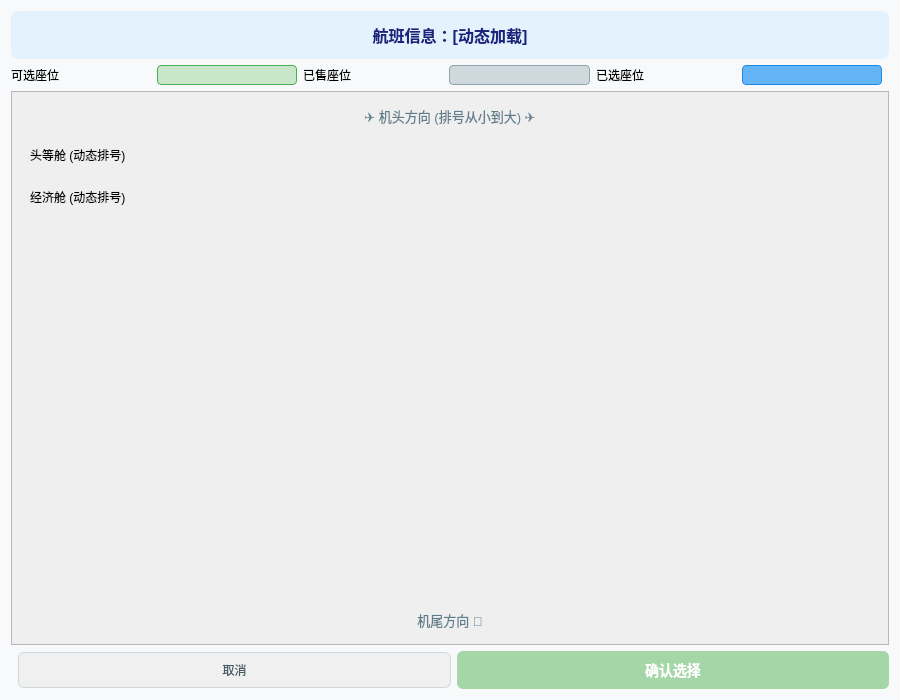
<?xml version="1.0" encoding="UTF-8"?>
<ui version="4.0">
 <class>SeatDialog</class>
 <widget class="QDialog" name="SeatDialog">
  <property name="geometry">
   <rect>
    <x>0</x>
    <y>0</y>
    <width>900</width>
    <height>700</height>
   </rect>
  </property>
  <property name="windowTitle">
   <string>航班座位选择</string>
  </property>
  <property name="styleSheet">
   <string notr="true">
    QDialog {
        background-color: #f7f9fa;
    }
    QLabel#lblFlightInfo {
        color: #1a237e;
        padding: 12px;
        border-radius: 8px;
        background-color: #e3f2fd;
        font-size: 16px;
        font-weight: bold;
    }
    QFrame[objectName$=&quot;Frame&quot;] {
        background-color: white;
        border-radius: 10px;
        border: 1px solid #e0e0e0;
        padding: 15px;
        margin: 8px 0;
    }
    QLabel[objectName$=&quot;ClassLabel&quot;] { /* 修正：唯一名称 */
        color: #00796b;
        font-weight: bold;
        font-size: 15px;
        padding-bottom: 8px;
        border-bottom: 1px solid #e0f2f1;
        margin-bottom: 10px;
    }
    QLabel#lblPlaneHead, QLabel#lblTail {
        color: #607d8b;
        font-size: 13px;
        padding: 5px 0;
    }
    QPushButton[objectName^=&quot;seat_&quot;] {
        min-width: 45px;
        min-height: 45px;
        max-width: 45px;
        max-height: 45px;
        border-radius: 8px;
        font-size: 13px;
        font-weight: 500;
        border: none;
        color: #333;
    }
    QPushButton[objectName^=&quot;seat_&quot;][seatState=&quot;available&quot;] {
        background-color: #c8e6c9;
        border: 1px solid #4caf50;
    }
    QPushButton[objectName^=&quot;seat_&quot;][seatState=&quot;available&quot;]:hover {
        background-color: #a5d6a7;
    }
    QPushButton[objectName^=&quot;seat_&quot;][seatState=&quot;sold&quot;] {
        background-color: #cfd8dc;
        color: #607d8b;
        border: 1px solid #90a4ae;
    }
    QPushButton[objectName^=&quot;seat_&quot;][seatState=&quot;selected&quot;] {
        background-color: #64b5f6;
        color: white;
        font-weight: bold;
        border: 3px solid #1e88e5;
    }
    QPushButton#btnConfirm {
        background-color: #4CAF50;
        color: white;
        border-radius: 6px;
        padding: 8px 20px;
        font-size: 14px;
        font-weight: bold;
    }
    QPushButton#btnConfirm:disabled {
        background-color: #a5d6a7;
    }
    QPushButton#btnCancel {
        background-color: #f0f0f0;
        color: #455a64;
        border-radius: 6px;
        padding: 8px 20px;
        border: 1px solid #cfd8dc;
    }
   </string>
  </property>
  <layout class="QVBoxLayout" name="mainVerticalLayout">
   <item>
    <widget class="QLabel" name="lblFlightInfo">
     <property name="text">
      <string>航班信息：[动态加载]</string>
     </property>
     <property name="alignment">
      <set>Qt::AlignmentFlag::AlignCenter</set>
     </property>
    </widget>
   </item>
   <item>
    <layout class="QHBoxLayout" name="legendLayout">
     <item>
      <widget class="QLabel" name="lblAvailable">
       <property name="text">
        <string>可选座位</string>
       </property>
      </widget>
     </item>
     <item>
      <widget class="QFrame" name="frameAvailable">
       <property name="minimumSize">
        <size><width>20</width><height>20</height></size>
       </property>
       <property name="styleSheet">
        <string notr="true">background-color: #c8e6c9; border-radius: 4px; border: 1px solid #4caf50;</string>
       </property>
      </widget>
     </item>
     <item>
      <widget class="QLabel" name="lblSold">
       <property name="text">
        <string>已售座位</string>
       </property>
      </widget>
     </item>
     <item>
      <widget class="QFrame" name="frameSold">
       <property name="minimumSize">
        <size><width>20</width><height>20</height></size>
       </property>
       <property name="styleSheet">
        <string notr="true">background-color: #cfd8dc; border-radius: 4px; border: 1px solid #90a4ae;</string>
       </property>
      </widget>
     </item>
     <item>
      <widget class="QLabel" name="lblSelected">
       <property name="text">
        <string>已选座位</string>
       </property>
      </widget>
     </item>
     <item>
      <widget class="QFrame" name="frameSelected">
       <property name="minimumSize">
        <size><width>20</width><height>20</height></size>
       </property>
       <property name="styleSheet">
        <string notr="true">background-color: #64b5f6; border-radius: 4px; border: 1px solid #1e88e5;</string>
       </property>
      </widget>
     </item>
     <item>
      <spacer name="horizontalSpacer_legend">
       <property name="orientation">
        <enum>Qt::Orientation::Horizontal</enum>
       </property>
      </spacer>
     </item>
    </layout>
   </item>
   <item>
    <widget class="QScrollArea" name="scrollArea">
     <property name="widgetResizable">
      <bool>true</bool>
     </property>
     <widget class="QWidget" name="seatContainer">
      <property name="geometry">
       <rect>
        <x>0</x>
        <y>0</y>
        <width>880</width>
        <height>563</height>
       </rect>
      </property>
      <layout class="QVBoxLayout" name="seatContainerLayout">
       <item>
        <widget class="QLabel" name="lblPlaneHead">
         <property name="text">
          <string>✈ 机头方向 (排号从小到大) ✈</string>
         </property>
         <property name="alignment">
          <set>Qt::AlignmentFlag::AlignCenter</set>
         </property>
        </widget>
       </item>
       <!-- 修正：头等舱框架使用唯一名称 -->
       <item>
        <widget class="QFrame" name="firstClassFrame">
         <layout class="QVBoxLayout" name="firstClassContainer">
          <item>
           <widget class="QLabel" name="firstClassLabel"> <!-- 唯一名称 -->
            <property name="text">
             <string>头等舱 (动态排号)</string>
            </property>
           </widget>
          </item>
          <item>
           <layout class="QVBoxLayout" name="firstClassLayout"/>
          </item>
         </layout>
        </widget>
       </item>
       <!-- 修正：经济舱框架使用唯一名称 -->
       <item>
        <widget class="QFrame" name="economyClassFrame">
         <layout class="QVBoxLayout" name="economyClassContainer">
          <item>
           <widget class="QLabel" name="economyClassLabel"> <!-- 唯一名称 -->
            <property name="text">
             <string>经济舱 (动态排号)</string>
            </property>
           </widget>
          </item>
          <item>
           <layout class="QVBoxLayout" name="economyClassLayout"/>
          </item>
         </layout>
        </widget>
       </item>
       <item>
        <spacer name="verticalSpacer_seat">
         <property name="orientation">
          <enum>Qt::Orientation::Vertical</enum>
         </property>
         <property name="sizeHint" stdset="0">
          <size><width>20</width><height>40</height></size>
         </property>
        </spacer>
       </item>
       <item>
        <widget class="QLabel" name="lblTail">
         <property name="text">
          <string>机尾方向 💺</string>
         </property>
         <property name="alignment">
          <set>Qt::AlignmentFlag::AlignCenter</set>
         </property>
        </widget>
       </item>
      </layout>
     </widget>
    </widget>
   </item>
   <item>
    <layout class="QHBoxLayout" name="buttonLayout">
     <item>
      <spacer name="horizontalSpacer_button">
       <property name="orientation">
        <enum>Qt::Orientation::Horizontal</enum>
       </property>
      </spacer>
     </item>
     <item>
      <widget class="QPushButton" name="btnCancel">
       <property name="text">
        <string>取消</string>
       </property>
      </widget>
     </item>
     <item>
      <widget class="QPushButton" name="btnConfirm">
       <property name="enabled">
        <bool>false</bool>
       </property>
       <property name="text">
        <string>确认选择</string>
       </property>
      </widget>
     </item>
    </layout>
   </item>
  </layout>
 </widget>
 <resources/>
 <connections>
  <connection>
   <sender>btnCancel</sender>
   <signal>clicked()</signal>
   <receiver>SeatDialog</receiver>
   <slot>reject()</slot>
  </connection>
  <connection>
   <sender>btnConfirm</sender>
   <signal>clicked()</signal>
   <receiver>SeatDialog</receiver>
   <slot>accept()</slot>
  </connection>
 </connections>
 <slots>
  <slot>handleSeatClicked()</slot>
  <slot>on_btnConfirm_clicked()</slot>
 </slots>
</ui>
